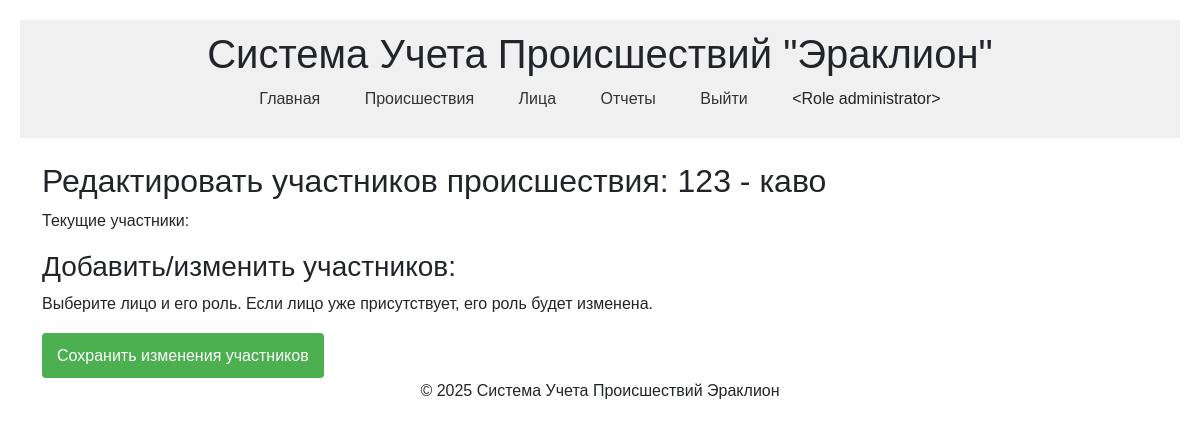
The page /incident/1/edit_participants (signed in) on the database its author committed.
### models.py (models this page shows, shortened)
class Role(db.Model):
    id = db.Column(db.Integer, primary_key=True)
    name = db.Column(db.String(50), unique=True, nullable=False)
    description = db.Column(db.Text)
    def __repr__(self):
        return f'<Role {self.name}>'

class Incident(db.Model):
    id = db.Column(db.Integer, primary_key=True)
    reg_number = db.Column(db.String(50), unique=True, nullable=False)
    registration_date = db.Column(db.DateTime, nullable=False, default=datetime.utcnow)
    short_description = db.Column(db.String(255), nullable=False) # Краткая фабула (тип происшествия)
    decision_status = db.Column(db.String(50)) # Например: "Отказано в возбуждении", "Уголовное дело возбуждено", "Отправлено по территориальному признаку"
    case_reg_number = db.Column(db.String(50)) # Регистрационный номер заведенного уголовного дела
    incident_participants = db.relationship('IncidentPerson', backref='incident', lazy='dynamic')

### routes.py (the view, shortened to what this page needs)
@routes.route('/incident/<int:incident_id>/edit_participants', methods=['GET', 'POST'])
@login_required
@check_role('administrator')
def edit_incident_participants(incident_id):
    incident = Incident.query.get_or_404(incident_id)
    current_participants = IncidentPerson.query.filter_by(incident_id=incident_id).all()
    current_participant_roles = {ip.person_id: ip.role for ip in current_participants}
    all_persons = Person.query.all()
    return render_template('incidents/edit_incident_participants.html',
                           incident=incident,
                           all_persons=all_persons,
                           current_participant_roles=current_participant_roles)

### app.py (called while the page is built)
@login_manager.user_loader
def load_user(user_id):
    return User.query.get(int(user_id))

### routes.py (called while the page is built)
def check_role(role_names):
    def decorator(f):
        @wraps(f)
        def decorated_function(*args, **kwargs):
            if not current_user.is_authenticated:
                flash("Требуется аутентификация", "danger")
                return redirect(url_for('routes.login'))
            _role_names = role_names
            if isinstance(_role_names, str):
                _role_names = [_role_names]
            if current_user.role.name not in _role_names:
                flash("У вас недостаточно прав для выполнения данного действия", "danger")
                return redirect(url_for('routes.index'))
            return f(*args, **kwargs)
        return decorated_function
    return decorator

### templates/incidents/edit_incident_participants.html (shortened to what this page needs)
{% extends "base.html" %}
{% block content %}
    <h2>Редактировать участников происшествия: {{ incident.reg_number }} - {{ incident.short_description }}</h2>
    <form method="POST">
        <div>
            <p>Текущие участники:</p>
        </div>
        <div>
            <h3>Добавить/изменить участников:</h3>
            <p>Выберите лицо и его роль. Если лицо уже присутствует, его роль будет изменена.</p>
        </div>
        <button type="submit">Сохранить изменения участников</button>
    </form>
{% endblock %}

### templates/base.html (shortened to what this page needs)
<!DOCTYPE html>
<html lang="en">
<head>
    <link href="https://cdn.jsdelivr.net/npm/bootstrap@5.3.2/dist/css/bootstrap.min.css" rel="stylesheet">
    <link rel="stylesheet" href="{{ url_for('static', filename='css/style.css') }}">
</head>
<body>
    <header>
        <h1>Система Учета Происшествий "Эраклион"</h1>
        <nav>
            <ul>
                <li><a href="{{ url_for('routes.index') }}">Главная</a></li>
                {% if current_user.is_authenticated %}
                    <li><a href="{{ url_for('routes.list_incidents') }}">Происшествия</a></li>
                    <li><a href="{{ url_for('routes.list_persons') }}">Лица</a></li>
                    <li><a href="{{ url_for('routes.report_incident_count') }}">Отчеты</a></li>
                    <li><a href="{{ url_for('routes.logout') }}">Выйти</a></li>
                    <li>
                        <span>
                            {{ current_user.role }}
                        </span>
                    </li>
                {% else %}
                    <li>
                        <a href="{{ url_for('routes.login') }}">Войти</a>
                    </li>
                {% endif %}
            </ul>
        </nav>
    </header>
    <main>
        <div class="container mt-4">
            {% block content %}{% endblock %}
        </div>
    </main>
    <div class="footer-wrapper">
      <footer>
        <p>&copy; 2025 Система Учета Происшествий Эраклион</p>
      </footer>
    </div>
</body>
</html>

### static/css/style.css (style rules this page uses)
body { font-family: sans-serif; margin: 20px; line-height: 1.6; }
header { background-color: #f0f0f0; padding: 10px 0; text-align: center; margin-bottom: 20px; }
nav ul { list-style: none; padding: 0; }
nav ul li { display: inline; margin: 0 15px; }
nav a { text-decoration: none; color: #333; }
main { margin-top: 20px; }
form div { margin-bottom: 15px; }
button { background-color: #4CAF50; color: white; padding: 10px 15px; border: none; border-radius: 4px; cursor: pointer; font-size: 16px; }
a { color: #007bff; text-decoration: none; margin-right: 10px; }
.footer-wrapper { text-align: center; }

### rows shown on the page
Role: role "<Role administrator>"
Incident: reg_number "123", short_description "каво"
